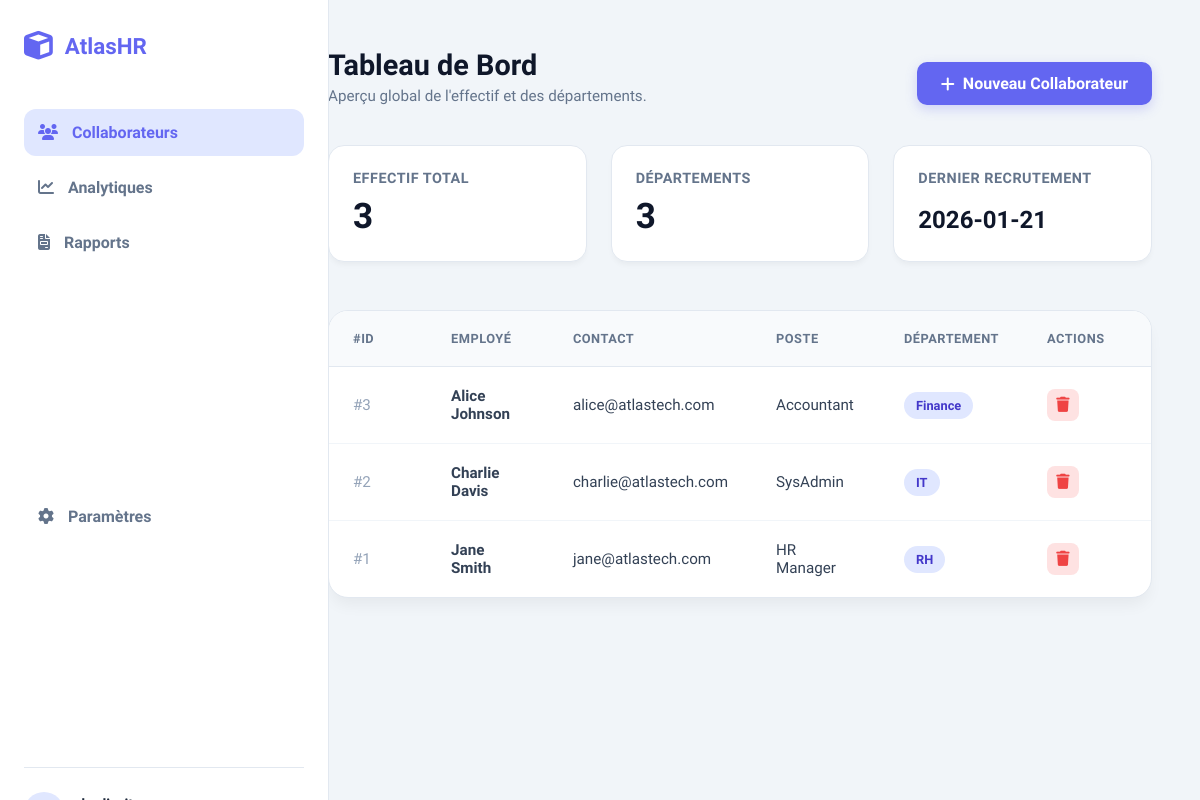
Screenshot of /index.php (signed in) with the database file from the repository.
### tables this page shows
CREATE TABLE employees (
    id INT AUTO_INCREMENT PRIMARY KEY,
    username VARCHAR(50) UNIQUE NOT NULL,
    password VARCHAR(255) NOT NULL,  
    first_name VARCHAR(50) NOT NULL,
    last_name VARCHAR(50) NOT NULL,
    email VARCHAR(100) NOT NULL,
    position VARCHAR(50) NOT NULL,
    department VARCHAR(50) NOT NULL,
    salary DECIMAL(10, 2),
    hired_date DATE DEFAULT CURRENT_DATE
);

### index.php (the view, shortened to what this page needs)
<?php
include 'db.php';
?>
<!DOCTYPE html>
<html lang="fr">
<head>
    <link href="https://cdnjs.cloudflare.com/ajax/libs/font-awesome/6.4.0/css/all.min.css" rel="stylesheet">
</head>
<body>
    <nav class="sidebar">
        <div class="brand">
            <i class="fas fa-cube"></i> AtlasHR
        </div>
        <a href="#" class="nav-link active">
            <i class="fas fa-users"></i>
            Collaborateurs
        </a>
        <a href="#" class="nav-link">
            <i class="fas fa-chart-line"></i>
            Analytiques
        </a>
        <a href="#" class="nav-link">
            <i class="fas fa-file-invoice"></i>
            Rapports
        </a>
        <a href="#" class="nav-link" style="margin-top:auto;">
            <i class="fas fa-cog"></i>
            Paramètres
        </a>
        <div class="user-block">
            <div class="user-info">
                <div class="user-avatar">
                </div>
            </div>
        </div>
    </nav>
    <main class="main-content">
        <div class="header">
            <div>
                <h1>Tableau de Bord</h1>
                <p class="subtitle">Aperçu global de l'effectif et des départements.</p>
            </div>
            <a href="create.php" class="btn-add">
                <i class="fas fa-plus"></i> Nouveau Collaborateur
            </a>
        </div>
        <?php
            $total_emp = $conn->query("SELECT count(*) as c FROM employees")->fetch_assoc()['c'];
            $total_depts = $conn->query("SELECT count(distinct department) as c FROM employees")->fetch_assoc()['c'];
            $latest_hire = $conn->query("SELECT hired_date FROM employees ORDER BY hired_date DESC LIMIT 1")->fetch_assoc()['hired_date'] ?? 'N/A';
        ?>
        <div class="stats-grid">
            <div class="stat-card">
                <div class="stat-meta">Effectif Total</div>
                <div class="stat-value"><?php echo $total_emp; ?></div>
            </div>
            <div class="stat-card">
                <div class="stat-meta">Départements</div>
                <div class="stat-value"><?php echo $total_depts; ?></div>
            </div>
            <div class="stat-card">
                <div class="stat-meta">Dernier Recrutement</div>
                <div class="stat-value" style="font-size:1.5rem; margin-top:1.2rem;"><?php echo $latest_hire; ?></div>
            </div>
        </div>
        <div class="table-wrapper">
            <table>
                <thead>
                    <tr>
                        <th width="50">#ID</th>
                        <th>Employé</th>
                        <th>Contact</th>
                        <th>Poste</th>
                        <th>Département</th>
                        <th width="80" class="text-end">Actions</th>
                    </tr>
                </thead>
                <tbody>
                    <?php
                    $sql = "SELECT * FROM employees ORDER BY id DESC";
                    $result = $conn->query($sql);
                    if ($result->num_rows > 0) {
                        while($row = $result->fetch_assoc()) {
                            echo "<tr>
                                <td style='color:#94a3b8;'>#" . $row["id"] . "</td>
                                <td>
                                    <div style='font-weight:700;'>" . $row["first_name"] . " " . $row["last_name"] . "</div>
                                </td>
                                <td>" . $row["email"] . "</td>
                                <td>" . $row["position"] . "</td>
                                <td><span class='badge'>" . $row["department"] . "</span></td>
                                <td>
                                    <a href='delete.php?id=" . $row["id"] . "' class='action-btn' onclick='return confirm(\"Supprimer cet employé ?\")'>
                                        <i class='fas fa-trash'></i>
                                    </a>
                                </td>
                            </tr>";
                        }
                    } else {
                        echo "<tr><td colspan='6' style='text-align:center; padding:2rem; color:#94a3b8;'>Aucun collaborateur trouvé.</td></tr>";
                    }
                    ?>
                </tbody>
            </table>
        </div>
    </main>
</body>
</html>

### index.php (style rules this page uses)
:root { --primary: #6366f1; --primary-light: #e0e7ff; --secondary: #64748b; --bg-body: #f1f5f9; --bg-card: #ffffff; --text-dark: #1e293b; --text-light: #64748b; --sidebar-width: 280px; }
body { font-family: 'Plus Jakarta Sans', sans-serif; background-color: var(--bg-body); margin: 0; display: flex; min-height: 100vh; color: var(--text-dark); }
.sidebar { width: var(--sidebar-width); background: #ffffff; border-right: 1px solid #e2e8f0; display: flex; flex-direction: column; position: fixed; height: 100vh; padding: 2rem 1.5rem; z-index: 100; }
.brand { display: flex; align-items: center; gap: 12px; font-size: 1.4rem; font-weight: 800; color: var(--primary); margin-bottom: 3rem; }
.brand i { font-size: 1.8rem; }
.nav-link { display: flex; align-items: center; gap: 14px; padding: 14px; color: var(--secondary); text-decoration: none; border-radius: 12px; font-weight: 600; margin-bottom: 0.5rem; transition: all 0.2s; }
.nav-link:hover, .nav-link.active { background-color: var(--primary-light); color: var(--primary); }
.user-block { margin-top: auto; border-top: 1px solid #e2e8f0; padding-top: 1.5rem; display: flex; align-items: center; justify-content: space-between; }
.user-info { display: flex; align-items: center; gap: 10px; }
.user-avatar { width: 40px; height: 40px; border-radius: 50%; background: var(--primary-light); color: var(--primary); display: flex; align-items: center; justify-content: center; font-weight: 700; }
.main-content { margin-left: var(--sidebar-width); flex: 1; padding: 3rem; }
.header { display: flex; justify-content: space-between; align-items: flex-end; margin-bottom: 2.5rem; }
h1 { margin: 0; font-size: 1.8rem; font-weight: 700; color: #0f172a; }
p.subtitle { margin: 5px 0 0; color: var(--text-light); font-size: 0.95rem; }
.btn-add { background: var(--primary); color: white; padding: 12px 24px; border-radius: 10px; text-decoration: none; font-weight: 600; display: inline-flex; align-items: center; gap: 8px; box-shadow: 0 4px 12px rgba(99, 102, 241, 0.25); transition: transform 0.2s; }
.stats-grid { display: grid; grid-template-columns: repeat(3, 1fr); gap: 1.5rem; margin-bottom: 3rem; }
.stat-card { background: white; padding: 1.5rem; border-radius: 16px; border: 1px solid #e2e8f0; box-shadow: 0 4px 6px -2px rgba(0, 0, 0, 0.05); }
.stat-meta { color: var(--text-light); font-size: 0.9rem; font-weight: 600; text-transform: uppercase; letter-spacing: 0.5px; }
.stat-value { font-size: 2.2rem; font-weight: 700; color: #0f172a; margin: 0.5rem 0 0; }
.table-wrapper { background: white; border-radius: 20px; box-shadow: 0 10px 15px -3px rgba(0, 0, 0, 0.05); overflow: hidden; border: 1px solid #e2e8f0; }
table { width: 100%; border-collapse: collapse; }
th { background: #f8fafc; text-align: left; padding: 1.25rem 1.5rem; font-size: 0.8rem; font-weight: 700; text-transform: uppercase; color: #64748b; letter-spacing: 0.5px; border-bottom: 1px solid #e2e8f0; }
td { padding: 1.25rem 1.5rem; border-bottom: 1px solid #f1f5f9; color: #334155; font-size: 0.95rem; font-weight: 500; }
tr:last-child td { border-bottom: none; }
.badge { background: #e0e7ff; color: #4338ca; padding: 6px 12px; border-radius: 20px; font-size: 0.8rem; font-weight: 700; }
.action-btn { width: 32px; height: 32px; border-radius: 8px; display: flex; align-items: center; justify-content: center; background: #fee2e2; color: #ef4444; text-decoration: none; transition: all 0.2s; }

### rows the page displays
employees: id "3", first_name "Alice", last_name "Johnson", email "alice@atlastech.com", position "Accountant", department "Finance"
employees: id "2", first_name "Charlie", last_name "Davis", email "charlie@atlastech.com", position "SysAdmin", department "IT"
employees: id "1", first_name "Jane", last_name "Smith", email "jane@atlastech.com", position "HR Manager", department "RH"

### other values shown
$total_emp "3"
$total_depts "3"
$latest_hire "2026-01-21"
